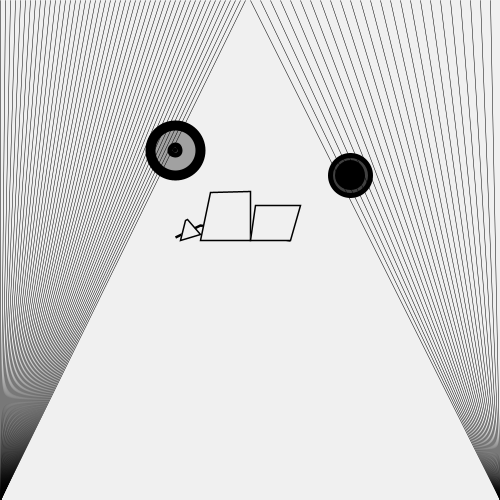
Frame 1 (no input)
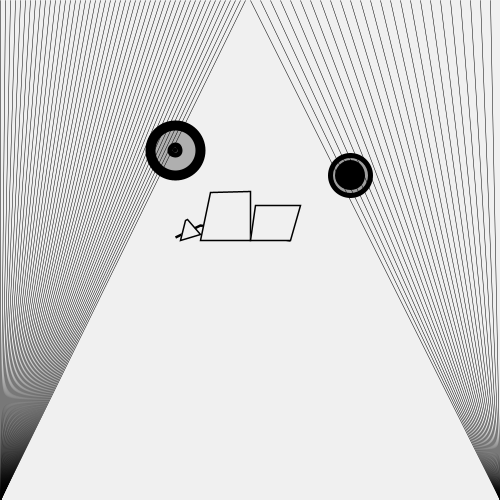
Frame 60 (the mouse pressed at the canvas centre just before this capture)
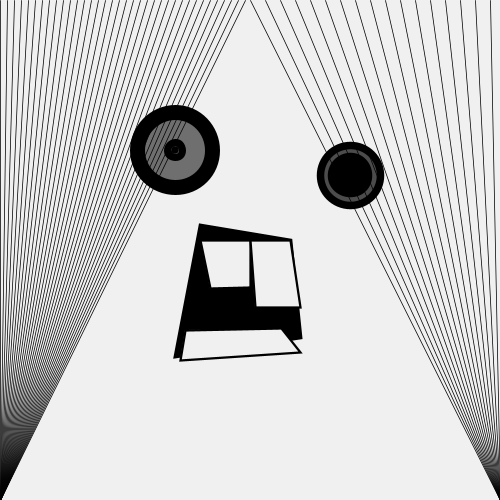
Frame 120 (the mouse held since frame 60 and released just before this capture)

The Processing sketch that drew these frames (run headless with seeded random() and noise(); from frame 60 on, the mouse is pressed at the canvas centre):

// Processing sketch: processing_52033
// ── processing_52033.pde

float v;

float x;
float y;




void setup()
{
  size(500, 500);
  smooth();
}




void draw()
{
  background(240);
  //x,y =center
  x = width/2;
  y = height/2;

  v = 50+(mouseX/10);

   float v2 = map(v, 0, 120, 0, 255);


  strokeWeight(v*0.2);
  fill(random(v*5));
  ellipse(x*0.7, y*0.6, v, v);
  fill(0);
  ellipse(x*0.7, y*0.6, v*0.1, v*0.1);

  strokeWeight(v*0.1);
  fill(random(v*5));
  ellipse(x*1.4, y*0.7, v*0.8, v*0.8);
  fill(0);
  ellipse(x*1.4, y*0.7, v*0.5, v*0.5);

  //hair
  
   
  strokeWeight(v*0.01);


  for (int j=0 ; j<width/2 ; j+=v*0.1) {
    line(j, 0, 0, height);
  }

  /*
line(250,0,70,500);
   line(70,500,130,0);
   line(135,0,70,500);
   line(140,0,70,500);
   line(144,0,70,500);
   line(149,0,70,500);
   line(156,0,70,500);
   line(160,0,70,500);
   line(170,0,70,500);
   line(200,0,70,500);
   line(210,0,70,500);
   line(220,0,70,500);
   line(240,0,70,500);
   */



  for (int i=250 ; i<width ; i+=v*0.2) {
    line(i, 0, width, height);
  }



  /*
line(250,0,width,height);
   line(255,0,width,height);
   line(260,0,width,height);
   line(290,0,width,height);
   line(360,0,width,height);
   line(400,0,width,height);
   line(280,0,width,height);
   line(330,0,width,height);
   line(390,0,width,height);
   line(410,0,width,height);
   line(430,0,width,height);
   line(420,0,width,height);
   line(455,0,width,height);
   line(310,0,width,height);
   line(320,0,width,height);
   line(370,0,width,height);
   line(335,0,width,height);
   line(450,0,width,height);
   */

  //mouth

  fill(0);
  strokeWeight(v*0.05);
  quad(x*0.8, y*0.9, x*0.7, v*4.75, v*4, v*4.5, x*1.16, y*0.96);

  strokeWeight(v*0.03);
  fill(240);
  quad(x*0.74, v*4.4, x*0.72, v*4.8, v*4, v*4.7, v*3.75, v*4.38);
  
  /*
  x = x*0.8;
  y = y*1.76;
  line(x, y, x, y*1.085);
  line(x*1.2, y, x*1.2, y*1.085);
  line(x*1.3, y, x*1.3, y*1.08);
  line(x*1.5, y, x*1.5, y*1.08);
  line(x*1.6, y, x*1.6, y*1.075);
  line(x*1.75, y, x*1.75, y*1.07);
*/

  x=width/2;
  y=width/2;
  quad(x*0.8, y*0.96, x*0.84, v*3.85, x, v*3.83, x, y*0.96);
  quad(x, y*0.96, x*1.02, v*4.1, x*1.2, v*4.1, x*1.16, y*0.96);
}
